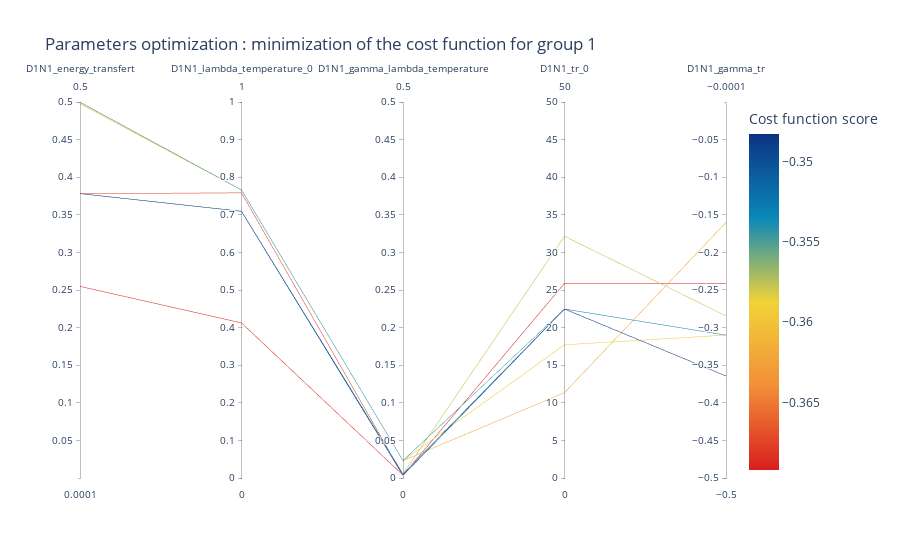
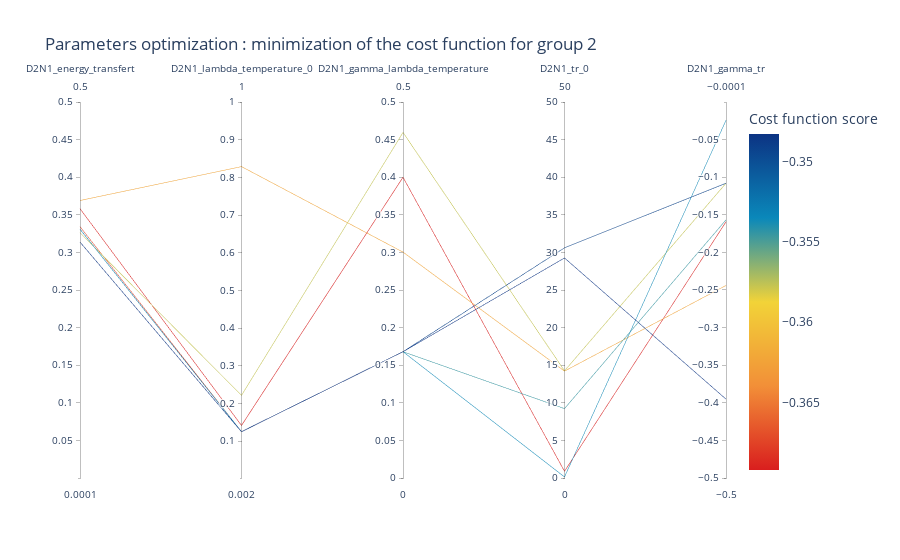

The cell these charts' notebook holds for them, in order:
### Code cell
fig = viewer.parallel_coordinates(
    nbest=10, reversescale=True, unselected_opacity=0.05, parameter_groups=parameter_groups, uniformed=False
)

for group in fig:
    display(group)

### Figure 1 — Plotly figure (JSON) as saved in the notebook; plotly's stock layout.template omitted (floating-point values rounded to 4 significant figures)
{"data": [{"dimensions": [{"label": "D1N1_energy_transfert", "range": [0.0001, 0.5], "values": [0.3782, 0.3782, 0.3782, 0.4997, 0.3782, 0.3782, 0.4976, 0.4994, 0.3782, 0.2549]}, {"label": "D1N1_lambda_temperature_0", "range": [0, 1], "values": [0.7092, 0.7092, 0.7092, 0.766, 0.7092, 0.7092, 0.766, 0.766, 0.7583, 0.4125]}, {"label": "D1N1_gamma_lambda_temperature", "range": [0, 0.5], "values": [0.003501, 0.003501, 0.005433, 0.02309, 0.005433, 0.005433, 0.02309, 0.02309, 0.003501, 0.003795]}, {"label": "D1N1_tr_0", "range": [0, 50], "values": [22.47, 22.47, 22.47, 22.47, 22.47, 32.15, 17.72, 11.35, 22.47, 25.89]}, {"label": "D1N1_gamma_tr", "range": [-0.5, -0.0001], "values": [-0.3644, -0.3644, -0.31, -0.31, -0.31, -0.2845, -0.31, -0.1602, -0.3644, -0.2412]}], "line": {"color": [[-0.3483], [-0.3495], [-0.3536], [-0.3545], [-0.3548], [-0.3578], [-0.3591], [-0.3622], [-0.3676], [-0.3692]], "colorbar": {"title": {"text": "Cost function score"}}, "colorscale": [[0, "rgb(12,51,131)"], [0.25, "rgb(10,136,186)"], [0.5, "rgb(242,211,56)"], [0.75, "rgb(242,143,56)"], [1, "rgb(217,30,30)"]], "reversescale": true, "showscale": true}, "type": "parcoords", "unselected": {"line": {"opacity": 0.05}}}], "layout": {"coloraxis": {"colorbar": {"title": {"text": "Cost function score"}}}, "title": {"text": "Parameters optimization : minimization of the cost function for group 1"}}}

### Figure 2 — Plotly figure (JSON) as saved in the notebook; plotly's stock layout.template omitted (floating-point values rounded to 4 significant figures)
{"data": [{"dimensions": [{"label": "D2N1_energy_transfert", "range": [0.0001, 0.5], "values": [0.3137, 0.3137, 0.3309, 0.3309, 0.3309, 0.3262, 0.3309, 0.369, 0.3342, 0.3581]}, {"label": "D2N1_lambda_temperature_0", "range": [0.002, 1], "values": [0.1249, 0.1249, 0.1249, 0.1249, 0.1249, 0.2213, 0.1249, 0.8285, 0.1249, 0.1414]}, {"label": "D2N1_gamma_lambda_temperature", "range": [0, 0.5], "values": [0.1679, 0.1679, 0.1679, 0.1679, 0.1679, 0.4595, 0.1679, 0.3004, 0.1679, 0.3999]}, {"label": "D2N1_tr_0", "range": [0, 50], "values": [29.26, 30.61, 0.1416, 9.227, 30.61, 14.25, 30.61, 14.21, 30.61, 0.894]}, {"label": "D2N1_gamma_tr", "range": [-0.5, -0.0001], "values": [-0.3951, -0.1081, -0.02445, -0.1568, -0.1081, -0.1081, -0.1081, -0.244, -0.1081, -0.1594]}], "line": {"color": [[-0.3483], [-0.3495], [-0.3536], [-0.3545], [-0.3548], [-0.3578], [-0.3591], [-0.3622], [-0.3676], [-0.3692]], "colorbar": {"title": {"text": "Cost function score"}}, "colorscale": [[0, "rgb(12,51,131)"], [0.25, "rgb(10,136,186)"], [0.5, "rgb(242,211,56)"], [0.75, "rgb(242,143,56)"], [1, "rgb(217,30,30)"]], "reversescale": true, "showscale": true}, "type": "parcoords", "unselected": {"line": {"opacity": 0.05}}}], "layout": {"coloraxis": {"colorbar": {"title": {"text": "Cost function score"}}}, "title": {"text": "Parameters optimization : minimization of the cost function for group 2"}}}
